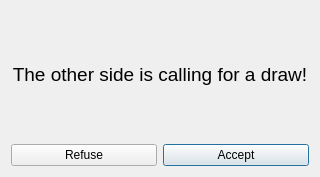
<?xml version="1.0" encoding="UTF-8"?>
<ui version="4.0">
 <class>DialogHe</class>
 <widget class="QDialog" name="DialogHe">
  <property name="geometry">
   <rect>
    <x>0</x>
    <y>0</y>
    <width>320</width>
    <height>177</height>
   </rect>
  </property>
  <property name="windowTitle">
   <string>Dialog</string>
  </property>
  <layout class="QGridLayout" name="gridLayout">
   <item row="0" column="0">
    <layout class="QVBoxLayout" name="verticalLayout">
     <item>
      <widget class="QLabel" name="label">
       <property name="font">
        <font>
         <pointsize>14</pointsize>
        </font>
       </property>
       <property name="text">
        <string>The other side is calling for a draw!</string>
       </property>
       <property name="alignment">
        <set>Qt::AlignCenter</set>
       </property>
      </widget>
     </item>
     <item>
      <layout class="QHBoxLayout" name="horizontalLayout">
       <item>
        <widget class="QPushButton" name="pushButton">
         <property name="text">
          <string>Refuse</string>
         </property>
        </widget>
       </item>
       <item>
        <widget class="QPushButton" name="pushButton_2">
         <property name="text">
          <string>Accept</string>
         </property>
         <property name="default">
          <bool>true</bool>
         </property>
        </widget>
       </item>
      </layout>
     </item>
    </layout>
   </item>
  </layout>
 </widget>
 <resources/>
 <connections/>
</ui>
